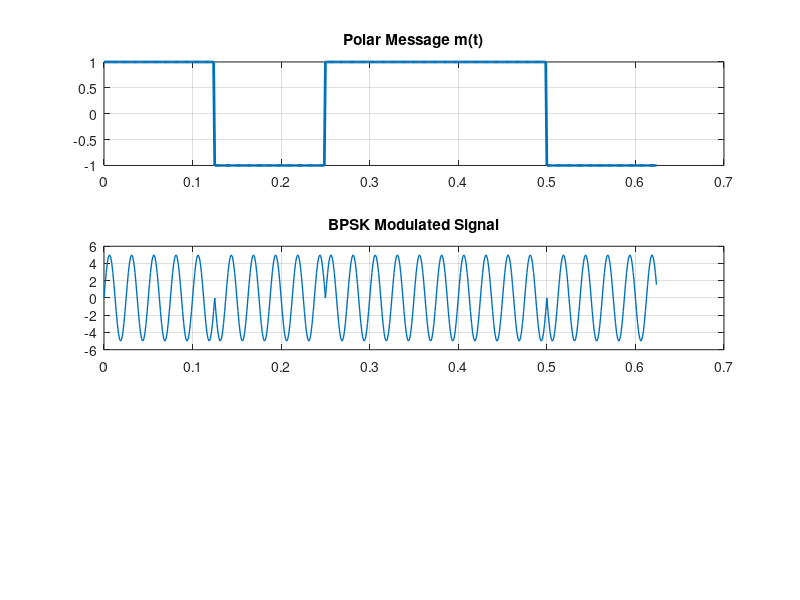

Here is the MATLAB script that generated this plot:
%% 1. Parameters
am = 5;               % Amplitude of Carrier
fc = 40;              % Carrier Frequency
fs = 800;             % Sampling Frequency
bits = [1 0 1 1 0];   % Input bit sequence
Tb_samples = 100;     % Samples per bit duration [cite: 39]

% Initialize vectors
total_samples = length(bits) * Tb_samples;
mt = zeros(1, total_samples); % Polar Message signal
t = (0:total_samples-1) / fs; % Time vector

%% 2. Generate Polar Message Signal m(t)
% In BPSK, we map bit 1 -> +1 and bit 0 -> -1 
for i = 1:length(bits)
    start_idx = (i-1) * Tb_samples + 1;
    end_idx = i * Tb_samples;
    
    % Mathematical Mapping: 2*bit - 1 converts (1,0) to (+1,-1) 
    polar_value = 2*bits(i) - 1; 
    
    for j = start_idx:end_idx
        mt(j) = polar_value; 
    end
end

%% 3. Generate Carrier and Modulated Signal y(t)
c = am * sin(2*pi*fc*t);     % Carrier wave
y = mt .* c;                 % BPSK Modulation (Phase Reversal) [cite: 16, 45]

%% 4. Demodulation (Coherent Detection)
%y_noisy = awgn(y, 20, 'measured'); % Add noise
%yd = y_noisy .* c;                 % Multiply by carrier to recover baseband [cite: 47]

%% 5. Visualization
subplot(3,1,1); plot(t, mt, 'LineWidth', 2); title('Polar Message m(t)'); grid on;
subplot(3,1,2); plot(t, y, 'LineWidth', 1); title('BPSK Modulated Signal'); grid on;
%subplot(3,1,3); plot(t, yd, 'LineWidth', 1); title('Demodulated Signal (Raw)'); grid on;
